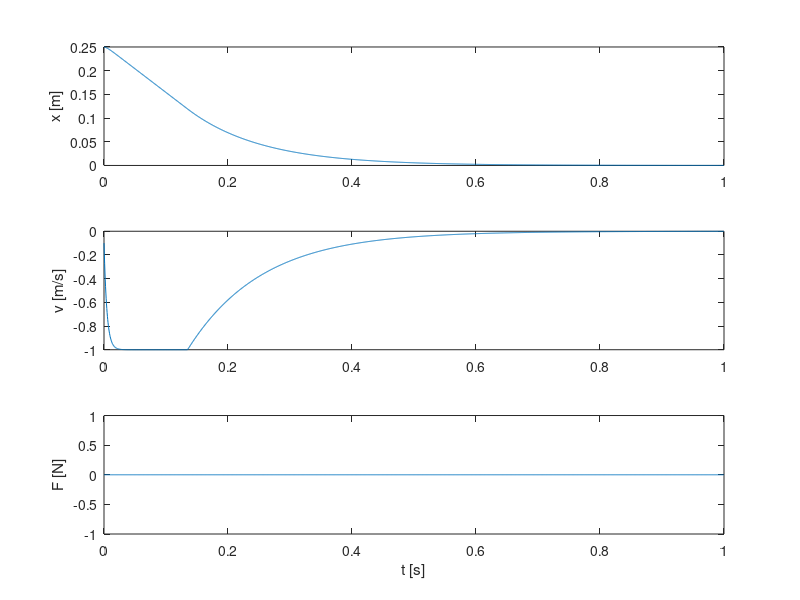

This figure's MATLAB source:

% Parameters
m      = 1.0;
k_env  = 5000.0;
F_safe = 80.0;
a_brake = 30.0;
v_max  = 1.0;

v_force = F_safe / sqrt(m * k_env);

h = 5e-4;
T = 1.0;
N = floor(T / h);

x_target = 0.0;
k_p = 50.0;
k_d = 5.0;
k_v = 200.0;

x = 0.25;
v = 0.0;

xs = zeros(N,1);
vs = zeros(N,1);
Fs = zeros(N,1);
ts = (0:N-1)' * h;

for k = 1:N
    d = x;
    v_des = -k_p * (x - x_target) - k_d * v;

    v_brake = sqrt(max(0.0, 2.0 * a_brake * d));
    v_safe_bound = min([v_force, v_brake, v_max]);

    if v_des < -v_safe_bound
        v_safe_cmd = -v_safe_bound;
    else
        v_safe_cmd = v_des;
    end

    u = m * k_v * (v_safe_cmd - v);

    v = v + (h / m) * u;
    x = x + h * v;

    F = 0.0;
    if x < 0.0
        F = -k_env * x;
    end

    xs(k) = x;
    vs(k) = v;
    Fs(k) = F;
end

fprintf("Max penetration (m): %g\n", min(xs));
fprintf("Max contact force (N): %g\n", max(abs(Fs)));
fprintf("Theoretical bound F_safe (N): %g\n", F_safe);

figure;
subplot(3,1,1); plot(ts, xs); ylabel('x [m]');
subplot(3,1,2); plot(ts, vs); ylabel('v [m/s]');
subplot(3,1,3); plot(ts, Fs); ylabel('F [N]'); xlabel('t [s]');
